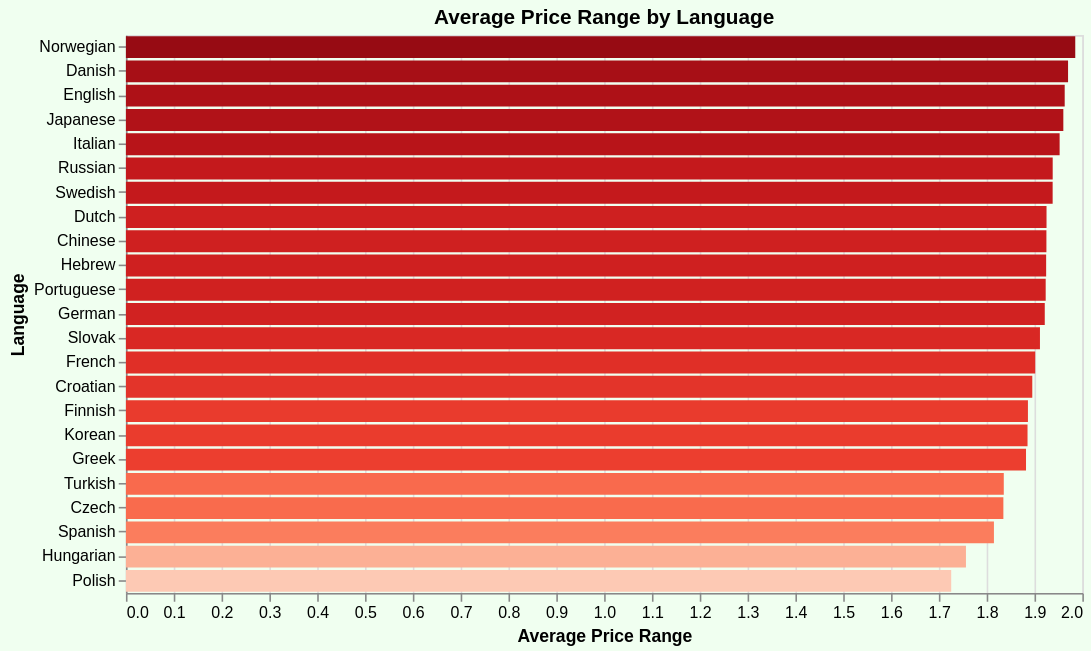

Describe this chart as a Vega-Lite specification.
### Vega-Lite specification from a JSON file in a GitHub repository (floating-point values rounded to 4 significant figures)
{"config": {"view": {"continuousWidth": 300, "continuousHeight": 300}}, "data": {"name": "data-52c4a7018459cf992eb6bb13e6fdfb1a"}, "mark": {"type": "bar"}, "background": "#f0fff0", "encoding": {"color": {"field": "avg_price_range", "legend": null, "scale": {"scheme": "reds"}, "type": "quantitative"}, "tooltip": [{"field": "avg_price_range", "type": "quantitative"}, {"field": "count_reviews", "type": "quantitative"}], "x": {"field": "avg_price_range", "title": "Average Price Range", "type": "quantitative"}, "y": {"field": "language", "sort": "-x", "title": "Language", "type": "nominal"}}, "height": 350, "title": "Average Price Range by Language", "width": 600, "$schema": "https://vega.github.io/schema/vega-lite/v5.17.0.json", "datasets": {"data-52c4a7018459cf992eb6bb13e6fdfb1a": [{"langid": "no", "avg_price_range": 1.985, "count_reviews": 1286, "language": "Norwegian"}, {"langid": "da", "avg_price_range": 1.97, "count_reviews": 1508, "language": "Danish"}, {"langid": "en", "avg_price_range": 1.963, "count_reviews": 106765, "language": "English"}, {"langid": "ja", "avg_price_range": 1.96, "count_reviews": 856, "language": "Japanese"}, {"langid": "it", "avg_price_range": 1.953, "count_reviews": 322593, "language": "Italian"}, {"langid": "ru", "avg_price_range": 1.938, "count_reviews": 4051, "language": "Russian"}, {"langid": "sv", "avg_price_range": 1.938, "count_reviews": 1563, "language": "Swedish"}, {"langid": "nl", "avg_price_range": 1.925, "count_reviews": 4902, "language": "Dutch"}, {"langid": "zh", "avg_price_range": 1.925, "count_reviews": 466, "language": "Chinese"}, {"langid": "he", "avg_price_range": 1.924, "count_reviews": 608, "language": "Hebrew"}, {"langid": "pt", "avg_price_range": 1.923, "count_reviews": 6943, "language": "Portuguese"}, {"langid": "de", "avg_price_range": 1.921, "count_reviews": 9154, "language": "German"}, {"langid": "sk", "avg_price_range": 1.911, "count_reviews": 79, "language": "Slovak"}, {"langid": "fr", "avg_price_range": 1.901, "count_reviews": 34331, "language": "French"}, {"langid": "hr", "avg_price_range": 1.895, "count_reviews": 86, "language": "Croatian"}, {"langid": "fi", "avg_price_range": 1.886, "count_reviews": 211, "language": "Finnish"}, {"langid": "ko", "avg_price_range": 1.885, "count_reviews": 384, "language": "Korean"}, {"langid": "el", "avg_price_range": 1.882, "count_reviews": 1588, "language": "Greek"}, {"langid": "tr", "avg_price_range": 1.836, "count_reviews": 554, "language": "Turkish"}, {"langid": "cs", "avg_price_range": 1.835, "count_reviews": 212, "language": "Czech"}, {"langid": "es", "avg_price_range": 1.815, "count_reviews": 24452, "language": "Spanish"}, {"langid": "hu", "avg_price_range": 1.757, "count_reviews": 300, "language": "Hungarian"}, {"langid": "pl", "avg_price_range": 1.726, "count_reviews": 1375, "language": "Polish"}]}}
